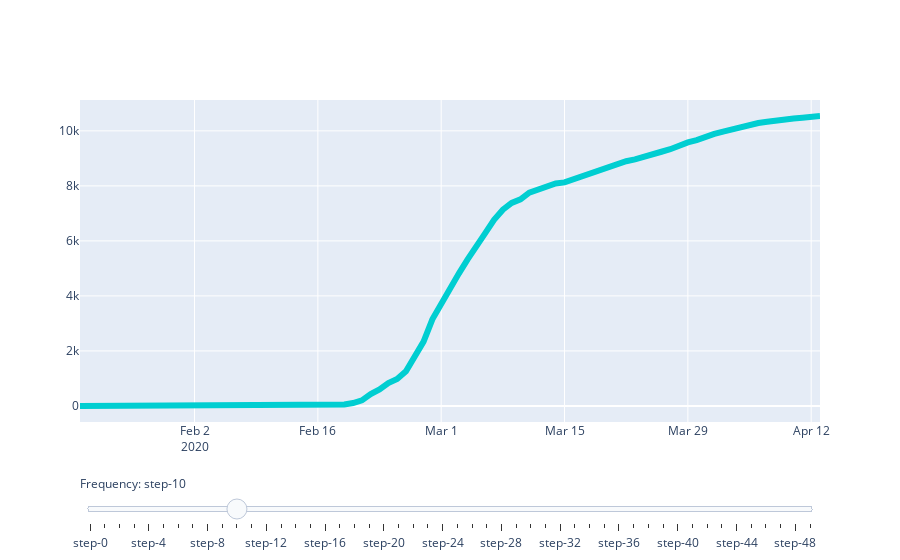

The notebook cell this image was saved under:
### Code cell
import plotly.graph_objects as go
import numpy as np

# Create figure
fig = go.Figure()

# Add traces, one for each slider step
for step in np.arange(0, 5, 0.1):
    fig.add_trace(
        go.Scatter(
            visible=False,
            line=dict(color="#00CED1", width=6),
            name="𝜈 = " + str(step),
            x=time.date,
            y=time.confirmed))

# Make 10th trace visible
fig.data[10].visible = True

# Create and add slider
steps = []
for i in range(len(fig.data)):
    step = dict(
        method="restyle",
        args=["visible", [False] * len(fig.data)],
    )
    step["args"][1][i] = True  # Toggle i'th trace to "visible"
    steps.append(step)

sliders = [dict(
    active=10,
    currentvalue={"prefix": "Frequency: "},
    pad={"t": 50},
    steps=steps
)]

fig.update_layout(
    sliders=sliders
)

fig.show()
